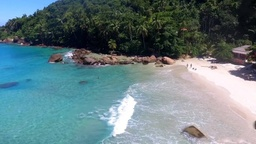
//> input picture images/ex8/praia.jpg, 256 x 144 px, shrunk from 480 x 270 before the run
$ ./trocaregioes ../../images/ex8/praia.jpg   (built with g++ and OpenCV 4)
//> lines starting //> are read from the running program, lines starting //| are printed output that depends on the picture
#include <iostream>
#include <opencv2/opencv.hpp>

using namespace cv;
using namespace std;

int main(int argc, char* argv[]) {

    cv::Mat image;

    image= cv::imread(argv[1],cv::IMREAD_GRAYSCALE);
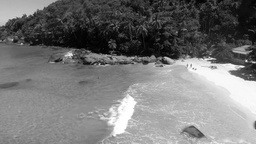
//> image: 144 rows x 256 cols, CV_8UC1; min 0, max 255, mean 118.1
    if(!image.data)
        std::cout << "nao abriu " << argv[1] << std::endl;

    int r = image.rows;
//> r = 144
    int c = image.cols;
//> c = 256
    uchar aux;

    for(int i = 0; i < c/2; i++){
        for(int j = 0; j < r/2; j++){
            aux = image.at<uchar>(i,j);
            image.at<uchar>(i,j) = image.at<uchar>(i+c/2,j+r/2);
            image.at<uchar>(i+c/2,j+r/2) = aux;
        }
    }
//> this loop made 128 passes
//> aux on passes 1 to 12: 52, 58, 72, 69, 66, 81, 68, 74, 72, 68, 71, 61
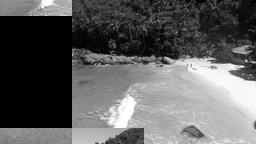
//> image: 144 rows x 256 cols, CV_8UC1; min 0, max 255, mean 94.5
//> after the loop, aux = 140

    for(int i = 0; i < c/2; i++){
        for(int j = 0; j < r/2; j++){
            aux = image.at<uchar>(i,j+c/2);
            image.at<uchar>(i,j+c/2) = image.at<uchar>(i+r/2,j);
            image.at<uchar>(i+r/2,j) = aux;
        }
    }
//> this loop made 128 passes
//> aux on passes 1 to 12: 8, 9, 6, 40, 35, 28, 43, 25, 16, 25, 48, 65
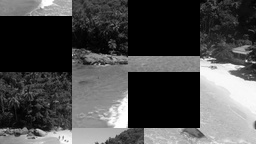
//> image: 144 rows x 256 cols, CV_8UC1; min 0, max 255, mean 74.9
//> after the loop, aux = 211

    cv::imshow("janela", image);
    cv::waitKey();

    return 0;
}
